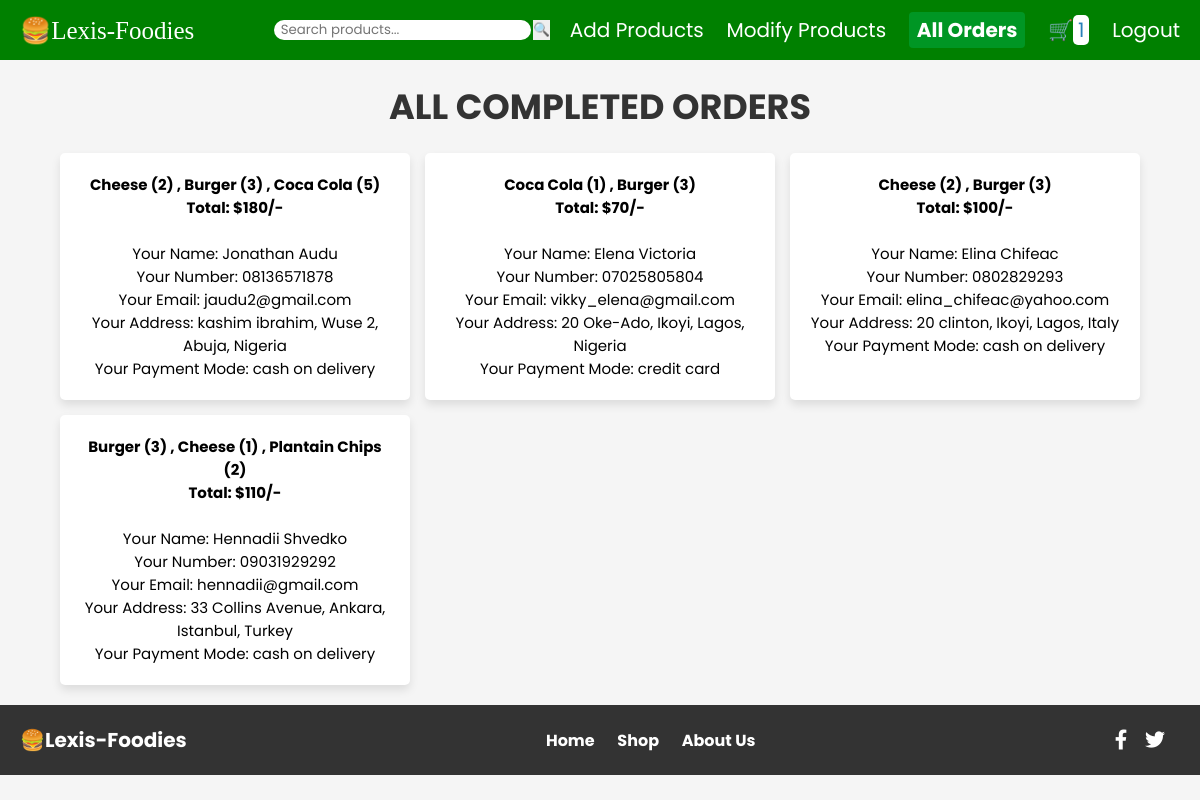
Screenshot of /all_orders (signed in) with the database file from the repository.
### tables this page shows
CREATE TABLE `orders` (
  `id` int(11) NOT NULL,
  `name` varchar(125) NOT NULL,
  `number` varchar(125) NOT NULL,
  `email` varchar(125) NOT NULL,
  `method` varchar(125) NOT NULL,
  `street` varchar(125) NOT NULL,
  `city` varchar(125) NOT NULL,
  `state` varchar(125) NOT NULL,
  `country` varchar(125) NOT NULL,
  `total_products` varchar(125) NOT NULL,
  `total_price` varchar(125) NOT NULL
);

### src/controllers/all_orders.php (called while the page is built, shortened)
<?php
$conn = DbConnect::getInstance();
$conn->getConn();
$select_orders = Order::getAllOrders($conn);
require "./src/views/all_orders.view.php";

### src/models/database/DbConnect.php (called while the page is built, shortened)
<?php
class DbConnect {
    private static $instance = null;
    private $conn;
    private function __construct() {
        $host = $_ENV['MARIADB_HOST'];
        $username = $_ENV['MARIADB_DB_USER'];
        $password = $_ENV['MARIADB_DB_USER_PASSWORD'];
        $database = $_ENV['MARIADB_DB_NAME'];
        try {
            $this->conn = new PDO("mysql:host=$host;dbname=$database", $username, $password);
            $this->conn->setAttribute(PDO::ATTR_ERRMODE, PDO::ERRMODE_EXCEPTION);
        } catch (PDOException $e) {
            die("Connection failed: " . $e->getMessage());
        }
    }
    public static function getInstance(): DbConnect {
        if (self::$instance === null) {
            self::$instance = new self();
        }
        return self::$instance;
    }
    public function getConn(): PDO {
        return $this->conn;
    }
    public function query($sql)
    {
        $conn = $this->getConn();
        return $conn->query($sql);
    }
}

### src/models/Order.php (called while the page is built, shortened)
<?php
class Order implements makeNewOrder, getAllOrders
{
    public static function getAllOrders($conn)
    {
        $sql = "SELECT *
                FROM orders";
        $result = $conn->query($sql);
        return $result;
    }
}

### src/views/all_orders.view.php (the view, shortened to what this page needs)
<?php require "partials/header.view.php"; ?>
<div class="container">
<section class="products">
   <h1 class="heading">All Completed Orders</h1>
    <div class="box-container">
        <?php
            if ($select_orders && $select_orders->rowCount() > 0) {
                while ($fetch_order = $select_orders->fetch(PDO::FETCH_ASSOC)) {
        ?>
        <div class='box' style="background-color: white; border: none">
            <div class='message-container' style="font-size: 15px;">
                <div class='order-detail'>
                    <p><b><?= $fetch_order['total_products']; ?></b></p>
                    <p class='total'><b>Total: $<?= $fetch_order['total_price']; ?>/-</b></p>
                </div>
                <br>
                <div class='customer-details'>
                    <p>Your Name: <span><?= $fetch_order['name']; ?></span> </p>
                    <p>Your Number: <span><?= $fetch_order['number']; ?></span> </p>
                    <p>Your Email: <span><?= $fetch_order['email']; ?></span> </p>
                    <p>Your Address: <span><?= $fetch_order['street']; ?>, <?= $fetch_order['city']; ?>, <?= $fetch_order['state']; ?>, <?= $fetch_order['country']; ?></span> </p>
                    <p>Your Payment Mode: <span><?= $fetch_order['method']; ?></span> </p>
                </div>
            </div>
        </div>
        <?php
                }
            }
        ?>
    </div>
</section>
</div>
<?php require "partials/footer.view.php"; ?>

### public/css/style.css (style rules this page uses)
:root { --blue:#2980b9; --red:tomato; --orange:orange; --black:#333; --white:#fff; --bg-color:#eee; --dark-bg:rgba(0,0,0,.7); --box-shadow:0 .5rem 1rem rgba(0,0,0,.1); --border:.1rem solid #999; }
* { font-family: 'Poppins', sans-serif; margin:0; padding:0; box-sizing: border-box; outline: none; border:none; text-decoration: none; }
html { font-size: 62.5%; overflow-x: hidden; }
.container { max-width: 1200px; margin:0 auto; }
section { padding:2rem; }
.heading { text-align: center; font-size: 3.5rem; text-transform: uppercase; color:var(--black); margin-bottom: 2rem; }
.products .box-container { display: grid; grid-template-columns: repeat(auto-fit, 35rem); gap:1.5rem; justify-content: center; }
.products .box-container .box { text-align: center; padding:2rem; box-shadow: var(--box-shadow); border:var(--border); border-radius: .5rem; }

### public/css/footer.css (style rules this page uses)
body, html { margin: 0; padding: 0; }
.container { max-width: 1200px; margin: 0 auto; padding: 0 20px; }

### rows the page displays
orders: total_products "Cheese (2) , Burger (3) , Coca Cola (5)", total_price "180", name "Jonathan Audu", number "08136571878", email "jaudu2@gmail.com", street "kashim ibrahim", city "Wuse 2", state "Abuja", country "Nigeria", method "cash on delivery"
orders: total_products "Coca Cola (1) , Burger (3)", total_price "70", name "Elena Victoria", number "07025805804", email "vikky_elena@gmail.com", street "20 Oke-Ado", city "Ikoyi", state "Lagos", country "Nigeria", method "credit card"
orders: total_products "Cheese (2) , Burger (3)", total_price "100", name "Elina Chifeac", number "0802829293", email "elina_chifeac@yahoo.com", street "20 clinton", city "Ikoyi", state "Lagos", country "Italy", method "cash on delivery"
orders: total_products "Burger (3) , Cheese (1) , Plantain Chips (2)", total_price "110", name "Hennadii Shvedko", number "09031929292", email "hennadii@gmail.com", street "33 Collins Avenue", city "Ankara", state "Istanbul", country "Turkey", method "cash on delivery"

### other values shown
$row_count "1"
